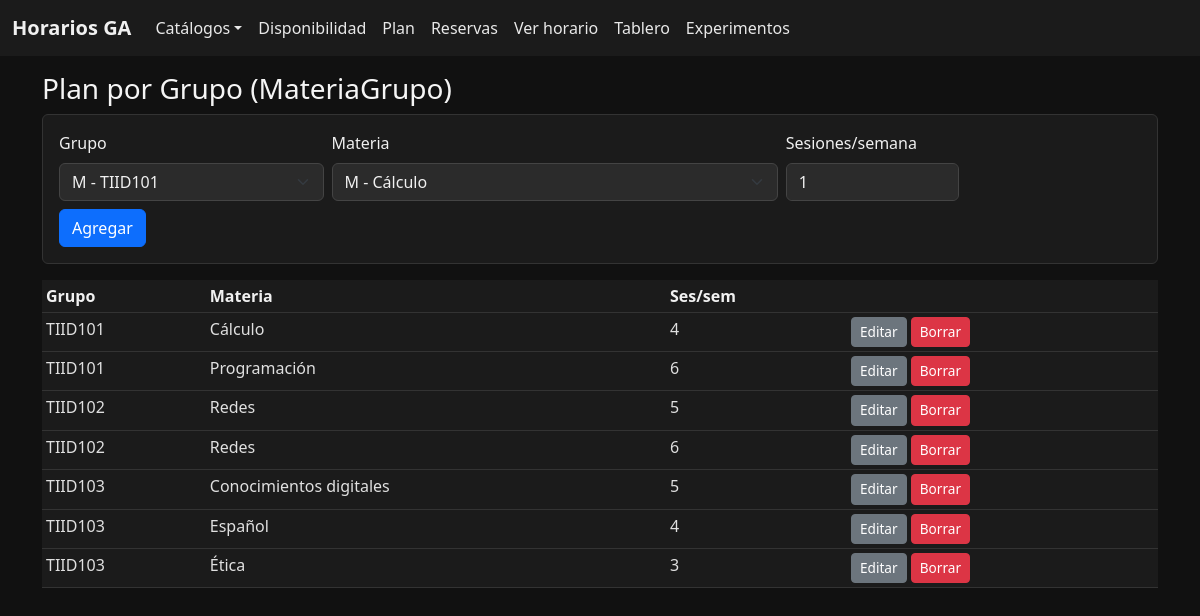
Screenshot of /plan with the database file from the repository.
### app/models.py (models this page shows)
class MateriaGrupo(db.Model):
    id = db.Column(db.Integer, primary_key=True)
    grupo_id = db.Column(db.Integer, db.ForeignKey("grupo.id"), nullable=False)
    materia_id = db.Column(db.Integer, db.ForeignKey("materia.id"), nullable=False)
    sesiones_por_semana = db.Column(db.Integer, nullable=False, default=1)
    grupo = db.relationship("Grupo")
    materia = db.relationship("Materia")

class Grupo(db.Model):
    id = db.Column(db.Integer, primary_key=True)
    nombre = db.Column(db.String(50), nullable=False, unique=True)
    turno = db.Column(SAEnum(Turno, name="turno"), nullable=False)

class Materia(db.Model):
    id = db.Column(db.Integer, primary_key=True)
    nombre = db.Column(db.String(140), nullable=False, unique=True)
    turno = db.Column(SAEnum(Turno, name="turno"), nullable=False)
    bloques_duracion = db.Column(db.Integer, default=2)

### app/routes.py (the view, shortened to what this page needs)
@bp.route("/plan", methods=["GET","POST"])
def plan_grupo():
    grupos = Grupo.query.order_by(Grupo.turno, Grupo.nombre).all()
    mats = Materia.query.order_by(Materia.turno, Materia.nombre).all()
    planes = (MateriaGrupo.query
              .join(Grupo, MateriaGrupo.grupo_id==Grupo.id)
              .join(Materia, MateriaGrupo.materia_id==Materia.id)
              .order_by(Grupo.nombre, Materia.nombre)
              .all())
    return render_template("plan_form.html", grupos=grupos, materias=mats, planes=planes)

### app/templates/plan_form.html
{% extends "base.html" %} {% block content %}
<h3>Plan por Grupo (MateriaGrupo)</h3>
<form method="post" class="card p-3 mb-3">
  <div class="row g-2">
    <div class="col-md-3">
      <label>Grupo</label>
      <select name="grupo_id" class="form-select">
        {% for g in grupos %}
        <option value="{{ g.id }}">
          {{ g.turno.value[0] }} - {{ g.nombre }}
        </option>
        {% endfor %}
      </select>
    </div>
    <div class="col-md-5">
      <label>Materia</label>
      <select name="materia_id" class="form-select">
        {% for m in materias %}
        <option value="{{ m.id }}">
          {{ m.turno.value[0] }} - {{ m.nombre }}
        </option>
        {% endfor %}
      </select>
    </div>
    <div class="col-md-2">
      <label>Sesiones/semana</label
      ><input
        class="form-control"
        name="sesiones"
        type="number"
        value="1"
        min="1"
        max="10"
      />
    </div>
  </div>
  <div class="mt-2"><button class="btn btn-primary">Agregar</button></div>
</form>
<table class="table table-sm table-dark">
  <thead>
    <tr>
      <th>Grupo</th>
      <th>Materia</th>
      <th>Ses/sem</th>
      <th></th>
    </tr>
  </thead>
  <tbody>
    {% for p in planes %}
    <tr>
      <td>{{ p.grupo.nombre }}</td>
      <td>{{ p.materia.nombre }}</td>
      <td>{{ p.sesiones_por_semana }}</td>
      <td>
        <a
          class="btn btn-sm btn-secondary"
          href="{{ url_for('main.plan_editar', id=p.id) }}"
          >Editar</a
        >
        <a
          class="btn btn-sm btn-danger"
          href="{{ url_for('main.plan_borrar', id=p.id) }}"
          onclick="return confirm('¿Eliminar?')"
          >Borrar</a
        >
      </td>
    </tr>
    {% endfor %}
  </tbody>
</table>
{% endblock %}

### app/static/css/styles.css (style rules this page uses)
body { background: #111; color: #eee; }
label, .form-label { color: #f0f0f0 !important; font-weight: 500; margin-bottom: 0.5rem; }
h1, h2, h3, h4, h5, h6 { color: #f5f5f5 !important; }
p, span, div { color: #e0e0e0; }
.card { background: #1b1b1b; border: 1px solid #333; }
.table { background: #1b1b1b; }
.table th { color: #f0f0f0 !important; font-weight: 600; }
.table td { color: #e0e0e0 !important; }
.table-dark { --bs-table-bg: #1b1b1b; --bs-table-striped-bg: #232323; --bs-table-hover-bg: #2b2b2b; --bs-table-border-color: #333; --bs-table-color: #e0e0e0; }
.form-control, .form-select { background-color: #2b2b2b; border: 1px solid #444; color: #f0f0f0; }
.form-control::placeholder { color: #888; }
.btn { font-weight: 500; }
.btn-primary { background-color: #0d6efd; border-color: #0d6efd; color: #fff; }
.btn-secondary { background-color: #6c757d; border-color: #6c757d; color: #fff; }
.btn-danger { background-color: #dc3545; border-color: #dc3545; color: #fff; }
.btn-sm { font-size: 0.85rem; }
a { color: #7ec8ff; text-decoration: none; }
input[type="text"], input[type="email"], input[type="number"], input[type="password"], textarea, select { background-color: #2b2b2b !important; border-color: #444 !important; color: #f0f0f0 !important; }

### rows the page displays
MateriaGrupo: grupo.nombre "TIID101", materia.nombre "Cálculo", sesiones_por_semana "4"
MateriaGrupo: grupo.nombre "TIID101", materia.nombre "Programación", sesiones_por_semana "6"
MateriaGrupo: grupo.nombre "TIID102", materia.nombre "Redes", sesiones_por_semana "5"
MateriaGrupo: grupo.nombre "TIID102", materia.nombre "Redes", sesiones_por_semana "6"
MateriaGrupo: grupo.nombre "TIID103", materia.nombre "Conocimientos digitales", sesiones_por_semana "5"
MateriaGrupo: grupo.nombre "TIID103", materia.nombre "Español", sesiones_por_semana "4"
MateriaGrupo: grupo.nombre "TIID103", materia.nombre "Ética", sesiones_por_semana "3"

### other values shown
form field grupo_id "M - TIID101"
form field materia_id "M - Cálculo"
